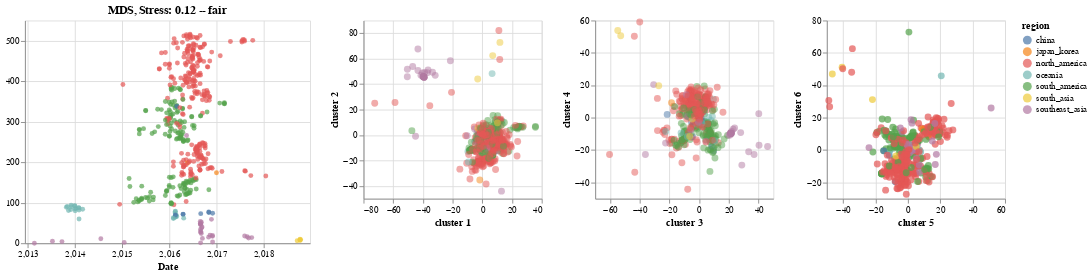

The cell this chart's notebook holds for it:
### Code cell
import altair as alt

brush = alt.selection(type='interval', resolve='global')
base = alt.Chart(merged_df)
MDS1 = base.mark_circle(size=60).encode(
    x='cluster 1',
    y='cluster 2',
    opacity=alt.value(0.5),
    color=alt.condition(brush, 'region', alt.ColorValue('gray')),
    tooltip=['strain', 'region']
).add_selection(brush).properties(width=200,height=200)

MDS2 = base.mark_circle(size=60).encode(
    x='cluster 3',
    y='cluster 4',
    opacity=alt.value(0.5),
    color=alt.condition(brush, 'region', alt.ColorValue('gray')),
    tooltip=['strain', 'region']
).add_selection(brush).properties(width=200,height=200)

MDS3 = base.mark_circle(size=60).encode(
    x='cluster 5',
    y='cluster 6',
    color=alt.condition(brush, 'region', alt.ColorValue('gray')),
    tooltip=['strain', 'region']
).add_selection(
    brush
).properties(
    width=200,
    height=200
)
#Make this into a website (view compiled vega -- gives you the javascript -- put that into a HTML script)
tree_name = base.mark_circle().encode(
    x=alt.X(
        "date:Q",
        scale=alt.Scale(domain=(node_df["date"].min() - 0.2, node_df["date"].max() + 0.2)),
        title="Date"
    ),
    y=alt.Y(
        "y:Q",
        title=""
    ),
    color=alt.condition(brush, 'region:N', alt.ColorValue('gray')),
    #color="region:N",
    tooltip=["strain:N", "region:N", "date:Q"]
).add_selection(brush).properties(width=320,height=250,title="MDS, Stress: " + str(normalized_stress.round(2)) + " -- fair")
#make region clickable
notChart = tree_name|MDS1|MDS2|MDS3
notChart
#pc1.encode(x='principal component 1') | pc34.encode(x='principal component 3') #link the tree to this one as well
#Make this into a website (view compiled vega -- gives you the javascript -- put that into a HTML script)

### Figure 1 — Vega-Lite specification as saved in the notebook (floating-point values rounded to 4 significant figures; data arrays with more than 128 entries replaced by an {"elided": "..."} marker saying what was removed)
{"$schema": "https://vega.github.io/schema/vega-lite/v3.3.0.json", "config": {"mark": {"tooltip": null}, "view": {"height": 300, "width": 400}}, "data": {"name": "data-b6c4fbfa62ac7854e7ef121d6e1da202"}, "datasets": {"data-b6c4fbfa62ac7854e7ef121d6e1da202": {"elided": "485 records"}}, "hconcat": [{"encoding": {"color": {"condition": {"field": "region", "selection": "selector004", "type": "nominal"}, "value": "gray"}, "tooltip": [{"field": "strain", "type": "nominal"}, {"field": "region", "type": "nominal"}, {"field": "date", "type": "quantitative"}], "x": {"field": "date", "scale": {"domain": [2013.0, 2019.0]}, "title": "Date", "type": "quantitative"}, "y": {"field": "y", "title": "", "type": "quantitative"}}, "height": 250, "mark": "circle", "selection": {"selector004": {"resolve": "global", "type": "interval"}}, "title": "MDS, Stress: 0.12 -- fair", "width": 320}, {"encoding": {"color": {"condition": {"field": "region", "selection": "selector004", "type": "nominal"}, "value": "gray"}, "opacity": {"value": 0.5}, "tooltip": [{"field": "strain", "type": "nominal"}, {"field": "region", "type": "nominal"}], "x": {"field": "cluster 1", "type": "quantitative"}, "y": {"field": "cluster 2", "type": "quantitative"}}, "height": 200, "mark": {"size": 60, "type": "circle"}, "selection": {"selector004": {"resolve": "global", "type": "interval"}}, "width": 200}, {"encoding": {"color": {"condition": {"field": "region", "selection": "selector004", "type": "nominal"}, "value": "gray"}, "opacity": {"value": 0.5}, "tooltip": [{"field": "strain", "type": "nominal"}, {"field": "region", "type": "nominal"}], "x": {"field": "cluster 3", "type": "quantitative"}, "y": {"field": "cluster 4", "type": "quantitative"}}, "height": 200, "mark": {"size": 60, "type": "circle"}, "selection": {"selector004": {"resolve": "global", "type": "interval"}}, "width": 200}, {"encoding": {"color": {"condition": {"field": "region", "selection": "selector004", "type": "nominal"}, "value": "gray"}, "tooltip": [{"field": "strain", "type": "nominal"}, {"field": "region", "type": "nominal"}], "x": {"field": "cluster 5", "type": "quantitative"}, "y": {"field": "cluster 6", "type": "quantitative"}}, "height": 200, "mark": {"size": 60, "type": "circle"}, "selection": {"selector004": {"resolve": "global", "type": "interval"}}, "width": 200}]}
